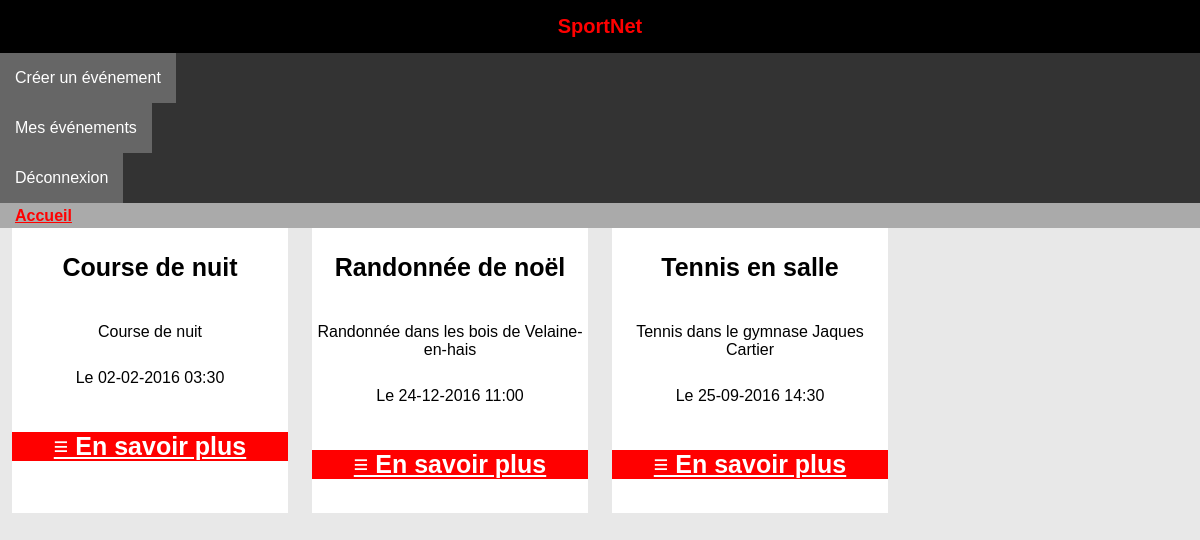
The app's page / (signed in) with its own data.
### tables this page shows
CREATE TABLE evenement(
        id              int (11) Auto_increment  NOT NULL ,
        nom             Varchar (150) ,
        description     Varchar (1000) ,
        etat            Int ,
		dateheureLimiteInscription Datetime ,
        tarif                      Decimal (25,2) ,
        id_discipline   Int ,
        id_organisateur Int ,
        PRIMARY KEY (id )
);

### src/sportnet/control/SportnetController.php (called while the page is built, shortened)
<?php
class SportnetController {
    public function listEvents()
	{
		$listeEvents = \sportnet\model\evenement::findAll();
		$view = new \sportnet\view\SportnetView($listeEvents);
		$view->render('listEvents');
    }
}

### index.php (called while the page is built, shortened)
<?php
require_once("conf/autoload.php");
$http_req = new sportnet\utils\HttpRequest();
sportnet\utils\Router::dispatch($http_req);

### src/sportnet/model/evenement.php (called while the page is built, shortened)
<?php
class evenement extends AbstractModel {
	public function __construct()
	{
		$connect = new \sportnet\utils\ConnectionFactory();
		$connect->setConfig("conf/config.ini");
		self::$db = $connect->makeConnection();
		self::$db->query("SET CHARACTER SET utf8");
	}
	public function __get($attr_name)
	{
        if (property_exists( $this, $attr_name))
		{
			return $this->$attr_name;
		}
		else
		{
			$emess = $this . ": unknown member $attr_name (__get)";
			throw new \Exception($emess);
		}
    }
	public static function findAll()
	{
		if(self::$db == null)
		{
			$connect = new \sportnet\utils\ConnectionFactory();
			$connect->setConfig("conf/config.ini");
			self::$db = $connect->makeConnection();
			self::$db->query("SET CHARACTER SET utf8");
		}
        $select = "SELECT * FROM evenement";
        $select_prep = self::$db->prepare($select);
        $select_prep->execute();
		$tab = null;
		while ($ligne = $select_prep->fetch(\PDO::FETCH_ASSOC)) {
			$obj = new evenement();
			$obj->id = $ligne['id'];
			$obj->nom = $ligne['nom'];
			$obj->description  = $ligne['description'];
			$obj->etat = $ligne['etat'];
			$obj->dateheureLimiteInscription = date_create($ligne['dateheureLimiteInscription']);
			$obj->tarif = $ligne['tarif'];
			$obj->discipline = \sportnet\model\discipline::findById($ligne['id_discipline']);
			$obj->organisateur = \sportnet\model\organisateur::findById($ligne['id_organisateur']);
			$tab[] = $obj;
		}
		return $tab;
	}
}
?>

### conf/autoload.php (called while the page is built, shortened)
<?php
function mon_autoload ($espaceNomClasse)
{
	$chemin = str_replace("\\", DIRECTORY_SEPARATOR, $espaceNomClasse);
}

### src/sportnet/utils/ConnectionFactory.php (called while the page is built, shortened)
<?php
	class ConnectionFactory
	{
		private static $config;
		private static $db;
		public static function setConfig($nom_fichier)
		{
			self::$config = parse_ini_file($nom_fichier);
		}
		public static function makeConnection()
		{
			if(!(isset($db)))
			{
				$dsn = "mysql:host=".self::$config["host"].";dbname=".self::$config["base"];
				self::$db = new \PDO($dsn, self::$config["user"], self::$config["pass"]);
			}
			return self::$db;
		}
	}

### src/sportnet/utils/HttpRequest.php (called while the page is built, shortened)
<?php
class HttpRequest extends AbstractHttpRequest
{
	public function __construct()
	{
		$this->script_name = $_SERVER["SCRIPT_NAME"];
    }
	public function getRoot()
	{
		$position = strrpos($this->script_name,"/");
		return substr($this->script_name, 0, $position)."/";
	}
}

### src/sportnet/utils/AbstractAuthentification.php (called while the page is built, shortened)
<?php
abstract class AbstractAuthentification {
    public function __get($attr_name) {
        if (property_exists( __CLASS__, $attr_name))
            return $this->$attr_name;
        $emess = __CLASS__ . ": unknown member $attr_name (__get)";
        throw new \Exception($emess);
    }
}

### src/sportnet/utils/Authentification.php (called while the page is built, shortened)
<?php
class Authentification extends AbstractAuthentification
{
	public function __construct()
	{
		if(isset($_SESSION["user_login"]))
		{
			$this->logged_in = true;
		}
		else
		{
			$this->user_login = null;
			$this->logged_in = false;
		}
	}
}

### src/sportnet/view/SportnetView.php (the view, shortened to what this page needs)
<?php
class SportnetView extends AbstractView{
	protected function listEvents() {
		$html = '';
		foreach($this->data as $event) {
			$description = $event->description;
				$date = date_format($event->dateheureLimiteInscription,"d-m-Y H:i");
			$html .= <<<EOT
<div class="event offset-0 span-3">
	<h3>{$event->nom}</h3>
	<p>${description}</p>
	<p>Le {$date}</p>
	<h4><a href="details.html">≡ En savoir plus</a></h4>
</div>
EOT;
		}
		return $html;
	}
    public function render($selector){
        switch($selector){
			case 'listEvents':
			default:
                $breadcrumb = $this->renderBreadcrumb();
                $main = $this->listEvents();
				break;
        }
        $style_file = $this->app_root.'css/main.css';
        $header 	= $this->renderHeader();
        $menu   	= $this->renderMenu();
        $html = <<<EOT
<!DOCTYPE html>
<html lang="fr">
    <head>
        <meta charset="utf-8">
        <title>SportNet</title>
		<link rel="shortcut icon" href="/favicon.ico">
        <link rel="stylesheet" href="${style_file}">
		<script type="text/javascript" src="../js/details.js"></script>
		<script type="text/javascript" src="../js/spoiler.js"></script>
    </head>
    <body>
        ${header}
        ${menu}
		${breadcrumb}
		<div class="container line">
			${main}
		</div>
    </body>
</html>
EOT;
    echo $html;
    }
}

### css/main.css (style rules this page uses)
body { font-family: "Arial","Helvetica Neue","Helvetica","sans-serif"; font-size: 1em; margin: 0; background-color: #E8E8E8; }
h1, h2, h3, h4, h5, h6 { font-family: "Arial","Helvetica Neue","Helvetica","sans-serif"; color: black; font-size: 25px; font-weight: bold; }
p { margin-bottom: 12px; }
.event, .bloc { background-color: white; }
.event h4, .bloc h4 { background-color: red; }
.event h4 a, .bloc h4 a { color: white; }
.line, .line-margin, .line-margin-1, .line-margin-2, .line-margin-3, .line-margin-4 { padding: 0; width: 100%; display: flex; flex-direction: column; }
.line > div, .line-margin > div, .line-margin-1 > div, .line-margin-2 > div, .line-margin-3 > div, .line-margin-4 > div { display: flex; flex-direction: column; }
.offset-0 { margin-left: 1%; margin-right: 1%; }
.span-3 { width: 23%; }
[class*="span-"] { text-align: center; }
@media screen and (min-width: 700px) { .line, .line-margin, .line-margin-1, .line-margin-2, .line-margin-3, .line-margin-4 { flex-direction: row; } }

### records on screen
evenement: nom "Course de nuit", description "Course de nuit", dateheureLimiteInscription "02-02-2016 03:30"
evenement: nom "Randonnée de noël", description "Randonnée dans les bois de Velaine-en-hais", dateheureLimiteInscription "24-12-2016 11:00"
evenement: nom "Tennis en salle", description "Tennis dans le gymnase Jaques Cartier", dateheureLimiteInscription "25-09-2016 14:30"
